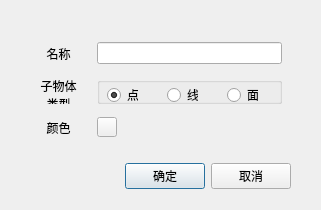
<?xml version="1.0" encoding="UTF-8"?>
<ui version="4.0">
 <class>CreateMarkedObjectBagDlg</class>
 <widget class="QDialog" name="CreateMarkedObjectBagDlg">
  <property name="windowModality">
   <enum>Qt::ApplicationModal</enum>
  </property>
  <property name="geometry">
   <rect>
    <x>0</x>
    <y>0</y>
    <width>321</width>
    <height>210</height>
   </rect>
  </property>
  <property name="windowTitle">
   <string>创建物体</string>
  </property>
  <widget class="QWidget" name="layoutWidget">
   <property name="geometry">
    <rect>
     <x>30</x>
     <y>160</y>
     <width>261</width>
     <height>33</height>
    </rect>
   </property>
   <layout class="QHBoxLayout">
    <property name="spacing">
     <number>6</number>
    </property>
    <property name="margin">
     <number>0</number>
    </property>
    <item>
     <spacer>
      <property name="orientation">
       <enum>Qt::Horizontal</enum>
      </property>
      <property name="sizeHint" stdset="0">
       <size>
        <width>131</width>
        <height>31</height>
       </size>
      </property>
     </spacer>
    </item>
    <item>
     <widget class="QPushButton" name="okButton">
      <property name="text">
       <string>确定</string>
      </property>
     </widget>
    </item>
    <item>
     <widget class="QPushButton" name="cancelButton">
      <property name="text">
       <string>取消</string>
      </property>
     </widget>
    </item>
   </layout>
  </widget>
  <widget class="QWidget" name="gridLayoutWidget">
   <property name="geometry">
    <rect>
     <x>30</x>
     <y>30</y>
     <width>262</width>
     <height>121</height>
    </rect>
   </property>
   <layout class="QGridLayout" name="gridLayout" rowstretch="1,1,1" columnstretch="1,5" rowminimumheight="30,30,30">
    <property name="horizontalSpacing">
     <number>20</number>
    </property>
    <property name="verticalSpacing">
     <number>10</number>
    </property>
    <property name="margin">
     <number>10</number>
    </property>
    <item row="2" column="0">
     <widget class="QLabel" name="label4">
      <property name="text">
       <string>颜色</string>
      </property>
      <property name="alignment">
       <set>Qt::AlignCenter</set>
      </property>
     </widget>
    </item>
    <item row="2" column="1">
     <widget class="QPushButton" name="buttonSelectColor">
      <property name="minimumSize">
       <size>
        <width>20</width>
        <height>20</height>
       </size>
      </property>
      <property name="maximumSize">
       <size>
        <width>20</width>
        <height>20</height>
       </size>
      </property>
      <property name="text">
       <string/>
      </property>
     </widget>
    </item>
    <item row="0" column="1">
     <widget class="QLineEdit" name="lineEditName"/>
    </item>
    <item row="1" column="1">
     <widget class="QGroupBox" name="groupBox">
      <property name="title">
       <string/>
      </property>
      <property name="flat">
       <bool>false</bool>
      </property>
      <widget class="QRadioButton" name="radioButtonMarkedObjectTypePoint">
       <property name="geometry">
        <rect>
         <x>10</x>
         <y>10</y>
         <width>31</width>
         <height>16</height>
        </rect>
       </property>
       <property name="text">
        <string>点</string>
       </property>
       <property name="checked">
        <bool>true</bool>
       </property>
      </widget>
      <widget class="QRadioButton" name="radioButtonMarkedObjectTypeLine">
       <property name="geometry">
        <rect>
         <x>70</x>
         <y>10</y>
         <width>31</width>
         <height>16</height>
        </rect>
       </property>
       <property name="text">
        <string>线</string>
       </property>
      </widget>
      <widget class="QRadioButton" name="radioButtonMarkedObjectTypeArea">
       <property name="geometry">
        <rect>
         <x>130</x>
         <y>10</y>
         <width>31</width>
         <height>16</height>
        </rect>
       </property>
       <property name="text">
        <string>面</string>
       </property>
      </widget>
     </widget>
    </item>
    <item row="1" column="0">
     <widget class="QLabel" name="label2">
      <property name="text">
       <string>&lt;html&gt;&lt;head/&gt;&lt;body&gt;&lt;p&gt;子物体&lt;br/&gt;类型&lt;/p&gt;&lt;/body&gt;&lt;/html&gt;</string>
      </property>
      <property name="alignment">
       <set>Qt::AlignCenter</set>
      </property>
     </widget>
    </item>
    <item row="0" column="0">
     <widget class="QLabel" name="label3">
      <property name="text">
       <string>名称</string>
      </property>
      <property name="alignment">
       <set>Qt::AlignCenter</set>
      </property>
     </widget>
    </item>
   </layout>
  </widget>
 </widget>
 <tabstops>
  <tabstop>okButton</tabstop>
  <tabstop>cancelButton</tabstop>
 </tabstops>
 <resources/>
 <connections>
  <connection>
   <sender>cancelButton</sender>
   <signal>clicked()</signal>
   <receiver>CreateMarkedObjectBagDlg</receiver>
   <slot>reject()</slot>
   <hints>
    <hint type="sourcelabel">
     <x>369</x>
     <y>207</y>
    </hint>
    <hint type="destinationlabel">
     <x>179</x>
     <y>282</y>
    </hint>
   </hints>
  </connection>
 </connections>
</ui>
